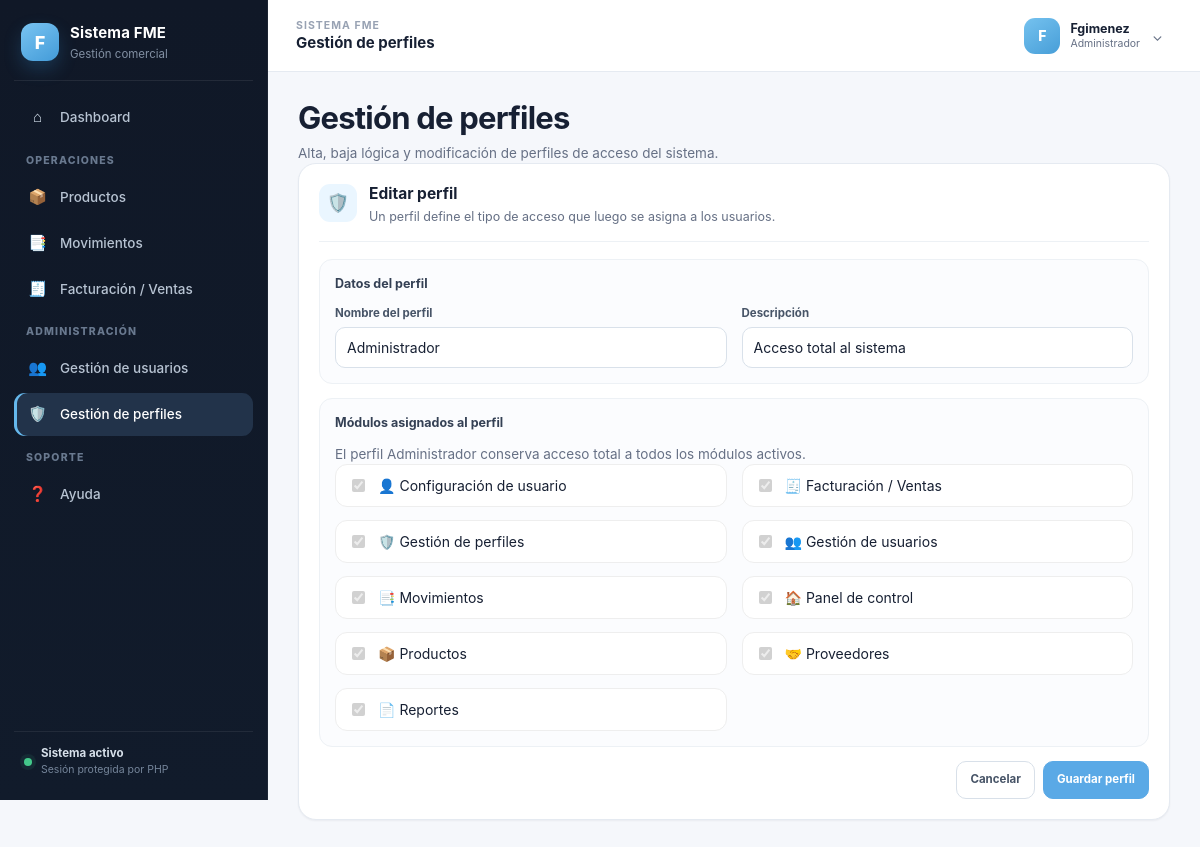
The page /index.php?mod=perfiles&action=edit&id=1 (signed in) on the database its author committed.
### tables this page shows
CREATE TABLE IF NOT EXISTS Modulo (
  id_modulo INT AUTO_INCREMENT PRIMARY KEY,
  codigo_modulo VARCHAR(50) NOT NULL UNIQUE,
  nombre_modulo VARCHAR(80) NOT NULL,
  icono_modulo VARCHAR(10),
  url_modulo VARCHAR(150) NOT NULL,
  archivo_modulo VARCHAR(80) NULL,
  activo TINYINT(1) NOT NULL DEFAULT 1
);

CREATE TABLE Tipo_Rol (
    id_rol INT AUTO_INCREMENT PRIMARY KEY,
    nombre_rol VARCHAR(50) NOT NULL,
    descripcion_rol VARCHAR(100)
);

### index.php (called while the page is built)
<?php
require __DIR__ . '/app/core/bootstrap.php';
require __DIR__ . '/app/views/layout.php';

### app/core/bootstrap.php (called while the page is built, shortened)
<?php
require_once __DIR__ . '/../config/db.php';
$usuario = (string) ($_SESSION['auth_user'] ?? 'Usuario');
$rolId   = (int) $_SESSION['auth_rol'];
$modActual = trim((string) ($_GET['mod'] ?? 'panel'));
$modulos = [];
$modulosPermitidosPorCodigo = [];
$modulosPermitidosConArchivo = [];
try {
    $stmt = $pdo->prepare(
        'SELECT m.id_modulo, m.codigo_modulo, m.nombre_modulo, m.icono_modulo,
                m.url_modulo, m.archivo_modulo
         FROM Rol_Modulo rm
         INNER JOIN Modulo m ON rm.id_modulo = m.id_modulo
         WHERE rm.id_rol = ?
           AND m.activo = 1
         ORDER BY m.id_modulo ASC'
    );
    $stmt->execute([$rolId]);
    foreach ($stmt->fetchAll(PDO::FETCH_ASSOC) as $modulo) {
        $codigo = (string) $modulo['codigo_modulo'];
        $item = [
            'id' => $codigo,
            'icon' => $modulo['icono_modulo'] ?: '📌',
            'titulo' => (string) $modulo['nombre_modulo'],
            'url' => $modulo['url_modulo'] ?: '#',
            'archivo' => $modulo['archivo_modulo'],
        ];
        $modulos[] = $item;
        $modulosPermitidosPorCodigo[$codigo] = $item;
        if (!empty($modulo['archivo_modulo'])) {
            $modulosPermitidosConArchivo[$codigo] = $item;
        }
    }
} catch (Throwable $e) {
    error_log('FME - Error al cargar permisos: ' . $e->getMessage());
    $modulos = [];
    $modulosPermitidosPorCodigo = [];
    $modulosPermitidosConArchivo = [];
}
$modulosSiemprePermitidos = [
    'panel' => [
        'id' => 'panel',
        'icon' => '🏠',
        'titulo' => 'Panel de control',
        'url' => 'index.php',
        'archivo' => 'panel.php',
    ],
    'config_usuario' => [
        'id' => 'config_usuario',
        'icon' => '👤',
        'titulo' => 'Configuración de usuario',
        'url' => 'index.php?mod=config_usuario',
        'archivo' => 'config_usuario.php',
    ],
    'ayuda' => [
        'id' => 'ayuda',
        'icon' => '❓',
        'titulo' => 'Ayuda',
        'url' => 'index.php?mod=ayuda',
        'archivo' => 'ayuda.php',
    ],
];
foreach ($modulosSiemprePermitidos as $codigo => $item) {
    if (!isset($modulosPermitidosPorCodigo[$codigo])) {
        $modulos[] = $item;
        $modulosPermitidosPorCodigo[$codigo] = $item;
        $modulosPermitidosConArchivo[$codigo] = $item;
    }
}
if (isset($modulosSiemprePermitidos[$modActual])) {
    $moduloActualInfo = $modulosPermitidosConArchivo[$modActual] ?? $modulosSiemprePermitidos[$modActual];
} else {
    $moduloActualInfo = $modulosPermitidosConArchivo[$modActual] ?? null;
}

### modulos/perfiles.php (the view, shortened to what this page needs)
<?php
$action = $_GET['action'] ?? 'list';
$idEditar = (int)($_GET['id'] ?? 0);
?>
<h1 class="title">Gestión de perfiles</h1>
<p class="subtitle">Alta, baja lógica y modificación de perfiles de acceso del sistema.</p>
<?php if ($action === 'add' || $action === 'edit'): ?>
  <?php
  $perfilEdit = null;
  if ($action === 'edit') {
    $stmt = $pdo->prepare('SELECT id_rol, nombre_rol, descripcion_rol, activo FROM Tipo_Rol WHERE id_rol = ? LIMIT 1');
    $stmt->execute([$idEditar]);
    $perfilEdit = $stmt->fetch();
  }
  $modulosDisponibles = [];
  $modulosAsignados = [];
  if ($action === 'edit' && $perfilEdit) {
    $stmt = $pdo->query("SELECT id_modulo, nombre_modulo, codigo_modulo, icono_modulo, activo
                         FROM Modulo
                         WHERE activo = 1
                         ORDER BY nombre_modulo ASC");
    $modulosDisponibles = $stmt->fetchAll();
    $stmt = $pdo->prepare('SELECT id_modulo FROM Rol_Modulo WHERE id_rol = ?');
    $stmt->execute([(int)$perfilEdit['id_rol']]);
    $modulosAsignados = array_map('intval', $stmt->fetchAll(PDO::FETCH_COLUMN));
  }
  ?>
  <div class="profile-card users-card">
    <div class="profile-card-header">
      <div class="profile-icon">🛡️</div>
      <div>
        <h2><?= $action === 'add' ? 'Nuevo perfil' : 'Editar perfil' ?></h2>
        <p>Un perfil define el tipo de acceso que luego se asigna a los usuarios.</p>
      </div>
    </div>
    <?php if ($action === 'edit' && !$perfilEdit): ?>
      <div class="alert error">No se encontró el perfil solicitado.</div>
      <a class="btn btn-secondary" href="index.php?mod=perfiles">Volver</a>
    <?php else: ?>
      <form method="post" action="index.php?mod=perfiles" class="profile-form">
        <div class="profile-section">
          <h3>Datos del perfil</h3>
          <div class="profile-grid">
            <div class="form-group">
              <label class="label" for="nombre_rol">Nombre del perfil</label>
              <input
                class="input"
                id="nombre_rol"
                type="text"
                name="nombre_rol"
                maxlength="50"
                value="<?= htmlspecialchars($perfilEdit['nombre_rol'] ?? '') ?>"
                required
              >
            </div>
            <div class="form-group">
              <label class="label" for="descripcion_rol">Descripción</label>
              <input
                class="input"
                id="descripcion_rol"
                type="text"
                name="descripcion_rol"
                maxlength="100"
                value="<?= htmlspecialchars($perfilEdit['descripcion_rol'] ?? '') ?>"
              >
            </div>
          </div>
        </div>
        <?php if ($action === 'edit'): ?>
          <div class="profile-section">
            <h3>Módulos asignados al perfil</h3>
            <p class="subtitle" style="margin-top:0">
              <?= ((int)($perfilEdit['id_rol'] ?? 0) === 1)
                  ? 'El perfil Administrador conserva acceso total a todos los módulos activos.'
                  : 'Selecciona qué módulos podrá utilizar este perfil.' ?>
            </p>
            <?php if (!$modulosDisponibles): ?>
              <div class="alert error">No hay módulos activos cargados. Primero ejecuta el SQL de módulos.</div>
            <?php else: ?>
              <div class="profile-grid">
                <?php foreach ($modulosDisponibles as $modulo): ?>
                  <label class="check-row" style="display:flex;align-items:center;gap:10px;padding:10px 12px;border:1px solid #eee;border-radius:12px;">
                    <input
                      type="checkbox"
                      name="modulos[]"
                      value="<?= (int)$modulo['id_modulo'] ?>"
                      <?= ((int)($perfilEdit['id_rol'] ?? 0) === 1 || in_array((int)$modulo['id_modulo'], $modulosAsignados, true)) ? 'checked' : '' ?>
                      <?= ((int)($perfilEdit['id_rol'] ?? 0) === 1) ? 'disabled' : '' ?>
                    >
                    <span><?= htmlspecialchars(($modulo['icono_modulo'] ?? '') . ' ' . $modulo['nombre_modulo']) ?></span>
                  </label>
                <?php endforeach; ?>
              </div>
            <?php endif; ?>
          </div>
        <?php endif; ?>
        <div class="profile-actions">
          <a class="btn btn-secondary" href="index.php?mod=perfiles">Cancelar</a>
          <button class="btn" type="submit">Guardar perfil</button>
        </div>
      </form>
    <?php endif; ?>
  </div>
<?php endif; ?>

### app/views/layout.php (shortened to what this page needs)
<?php
$reportSection = $modActual === 'reportes' ? trim((string) ($_GET['section'] ?? 'resumen')) : '';
if (!in_array($reportSection, ['resumen', 'graficos'], true)) {
    $reportSection = 'resumen';
}
$menuByCode = [];
foreach ($modulos as $menuItem) {
    $menuByCode[$menuItem['id']] = $menuItem;
}
$menuGroups = [
    'Operaciones' => ['productos', 'movimientos', 'ventas', 'proveedores'],
    'Análisis' => ['reportes'],
    'Administración' => ['usuarios', 'perfiles', 'auditoria'],
    'Soporte' => ['ayuda'],
];
$pageTitle = (string) ($moduloActualInfo['titulo'] ?? 'Sistema FME');
?>
<!doctype html>
<html lang="es">
<head>
  <link rel="stylesheet" href="assets/css/dashboard.css"/>
</head>
<body>
<div class="app-shell">
  <aside class="sidebar" id="sidebar" aria-label="Navegación principal">
    <div class="sidebar-brand">
      <div class="brand-mark">F</div>
      <div class="brand-copy">
        <strong>Sistema FME</strong>
        <span>Gestión comercial</span>
      </div>
    </div>
    <nav class="menu">
      <a href="index.php" class="menu-item <?= $modActual === 'panel' ? 'active' : '' ?>">
        <span class="mi-icon">⌂</span>
        <span class="menu-label">Dashboard</span>
      </a>
      <?php foreach ($menuGroups as $groupName => $codes): ?>
        <?php
        $visibleItems = [];
        foreach ($codes as $code) {
            if (isset($menuByCode[$code]) && ($menuByCode[$code]['url'] ?? '#') !== '#') {
                $visibleItems[$code] = $menuByCode[$code];
            }
        }
        if (!$visibleItems) continue;
        ?>
        <div class="menu-group">
          <div class="menu-group-title"><?= htmlspecialchars($groupName) ?></div>
          <?php foreach ($visibleItems as $code => $m): ?>
            <?php if ($code === 'reportes'): ?>
              <a href="index.php?mod=reportes&section=resumen"
                 class="menu-item menu-parent <?= $modActual === 'reportes' ? 'active' : '' ?>">
                <span class="mi-icon"><?= htmlspecialchars($m['icon'] ?: '📊') ?></span>
                <span class="menu-label"><?= htmlspecialchars($m['titulo']) ?></span>
                <span class="menu-caret">›</span>
              </a>
              <?php if ($modActual === 'reportes'): ?>
                <div class="submenu" aria-label="Submódulos de Reportes">
                  <a href="index.php?mod=reportes&section=resumen" class="submenu-item <?= $reportSection === 'resumen' ? 'active' : '' ?>">Resumen</a>
                  <a href="index.php?mod=reportes&section=graficos" class="submenu-item <?= $reportSection === 'graficos' ? 'active' : '' ?>">Informes gráficos</a>
                </div>
              <?php endif; ?>
            <?php else: ?>
              <a href="<?= htmlspecialchars($m['url']) ?>"
                 class="menu-item <?= $modActual === $code ? 'active' : '' ?>">
                <span class="mi-icon"><?= htmlspecialchars($m['icon'] ?: '•') ?></span>
                <span class="menu-label"><?= htmlspecialchars($m['titulo']) ?></span>
              </a>
            <?php endif; ?>
          <?php endforeach; ?>
        </div>
      <?php endforeach; ?>
    </nav>
    <div class="sidebar-footer">
      <span class="sidebar-status-dot"></span>
      <div><strong>Sistema activo</strong><span>Sesión protegida por PHP</span></div>
    </div>
  </aside>
  <main class="main">
    <header class="topbar">
      <div class="topbar-left">
        <div class="topbar-context">
          <span class="topbar-kicker">Sistema FME</span>
          <strong><?= htmlspecialchars($pageTitle) ?></strong>
        </div>
      </div>
      <div class="user">
        <button class="user-btn" id="userBtn" type="button" aria-expanded="false" aria-controls="userMenu">
          <span class="avatar" aria-hidden="true"><?= htmlspecialchars(strtoupper(substr($usuario, 0, 1))) ?></span>
          <span class="top-user-summary" aria-label="Usuario actual">
            <span class="top-user-name" data-session-username><?= htmlspecialchars($usuario) ?></span>
            <span class="top-user-role" data-session-role><?= htmlspecialchars($rolNombre) ?></span>
          </span>
          <span class="user-chevron">⌄</span>
        </button>
      </div>
    </header>
    <section class="content">
      <?php
      $archivoModulo = $moduloActualInfo['archivo'] ?? 'panel.php';
      $rutaModulo = __DIR__ . '/../../modulos/' . basename((string) $archivoModulo);
      if (is_file($rutaModulo)) {
          include $rutaModulo;
      } else {
          echo '<div class="empty-state"><h1 class="title">Módulo no disponible</h1><p class="subtitle">Este módulo está registrado, pero no tiene una pantalla asociada.</p></div>';
      }
      ?>
    </section>
  </main>
</div>
</body>
</html>

### rows shown on the page
modulo: icono_modulo "📦", nombre_modulo "Productos", icono_modulo+nombre_modulo "📦 Productos"
modulo: icono_modulo "📑", nombre_modulo "Movimientos", icono_modulo+nombre_modulo "📑 Movimientos"
modulo: icono_modulo "🧾", nombre_modulo "Facturación / Ventas", icono_modulo+nombre_modulo "🧾 Facturación / Ventas"
modulo: icono_modulo "👥", nombre_modulo "Gestión de usuarios", icono_modulo+nombre_modulo "👥 Gestión de usuarios"
modulo: icono_modulo "🛡️", nombre_modulo "Gestión de perfiles", icono_modulo+nombre_modulo "🛡️ Gestión de perfiles"
tipo_rol: nombre_rol "Administrador", descripcion_rol "Acceso total al sistema", id_rol "☑"
modulo: icono_modulo+nombre_modulo "👤 Configuración de usuario"
modulo: icono_modulo+nombre_modulo "🏠 Panel de control"
modulo: icono_modulo+nombre_modulo "🤝 Proveedores"
modulo: icono_modulo+nombre_modulo "📄 Reportes"

### other values the page prints
$groupName "OPERACIONES"
$groupName "ADMINISTRACIÓN"
$groupName "SOPORTE"
$m['icon'] ?: '•' "❓"
$m['titulo'] "Ayuda"
substr($usuario, 0, 1) "F"
